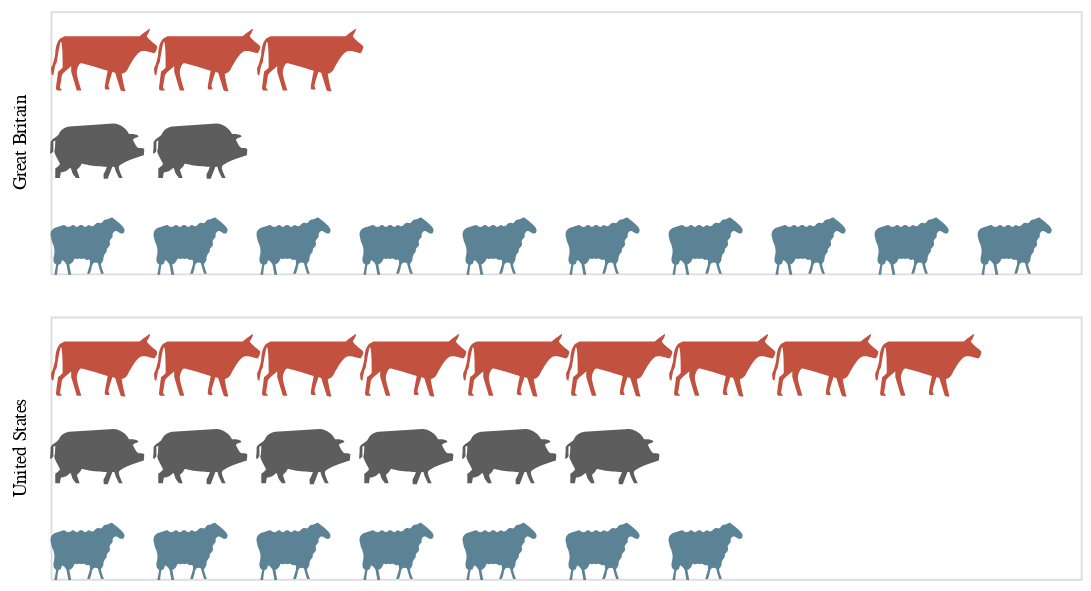

The notebook cell saved with this chart:
### Markdown cell above
## Altair
https://altair-viz.github.io/gallery/isotype.html

### Code cell
import altair as alt
import pandas as pd

source = pd.DataFrame([
      {'country': 'Great Britain', 'animal': 'cattle'},
      {'country': 'Great Britain', 'animal': 'cattle'},
      {'country': 'Great Britain', 'animal': 'cattle'},
      {'country': 'Great Britain', 'animal': 'pigs'},
      {'country': 'Great Britain', 'animal': 'pigs'},
      {'country': 'Great Britain', 'animal': 'sheep'},
      {'country': 'Great Britain', 'animal': 'sheep'},
      {'country': 'Great Britain', 'animal': 'sheep'},
      {'country': 'Great Britain', 'animal': 'sheep'},
      {'country': 'Great Britain', 'animal': 'sheep'},
      {'country': 'Great Britain', 'animal': 'sheep'},
      {'country': 'Great Britain', 'animal': 'sheep'},
      {'country': 'Great Britain', 'animal': 'sheep'},
      {'country': 'Great Britain', 'animal': 'sheep'},
      {'country': 'Great Britain', 'animal': 'sheep'},
      {'country': 'United States', 'animal': 'cattle'},
      {'country': 'United States', 'animal': 'cattle'},
      {'country': 'United States', 'animal': 'cattle'},
      {'country': 'United States', 'animal': 'cattle'},
      {'country': 'United States', 'animal': 'cattle'},
      {'country': 'United States', 'animal': 'cattle'},
      {'country': 'United States', 'animal': 'cattle'},
      {'country': 'United States', 'animal': 'cattle'},
      {'country': 'United States', 'animal': 'cattle'},
      {'country': 'United States', 'animal': 'pigs'},
      {'country': 'United States', 'animal': 'pigs'},
      {'country': 'United States', 'animal': 'pigs'},
      {'country': 'United States', 'animal': 'pigs'},
      {'country': 'United States', 'animal': 'pigs'},
      {'country': 'United States', 'animal': 'pigs'},
      {'country': 'United States', 'animal': 'sheep'},
      {'country': 'United States', 'animal': 'sheep'},
      {'country': 'United States', 'animal': 'sheep'},
      {'country': 'United States', 'animal': 'sheep'},
      {'country': 'United States', 'animal': 'sheep'},
      {'country': 'United States', 'animal': 'sheep'},
      {'country': 'United States', 'animal': 'sheep'}
    ])

domains = ['person', 'cattle', 'pigs', 'sheep']

shape_scale = alt.Scale(
    domain=domains,
    range=[
        'M1.7 -1.7h-0.8c0.3 -0.2 0.6 -0.5 0.6 -0.9c0 -0.6 -0.4 -1 -1 -1c-0.6 0 -1 0.4 -1 1c0 0.4 0.2 0.7 0.6 0.9h-0.8c-0.4 0 -0.7 0.3 -0.7 0.6v1.9c0 0.3 0.3 0.6 0.6 0.6h0.2c0 0 0 0.1 0 0.1v1.9c0 0.3 0.2 0.6 0.3 0.6h1.3c0.2 0 0.3 -0.3 0.3 -0.6v-1.8c0 0 0 -0.1 0 -0.1h0.2c0.3 0 0.6 -0.3 0.6 -0.6v-2c0.2 -0.3 -0.1 -0.6 -0.4 -0.6z',
        'M4 -2c0 0 0.9 -0.7 1.1 -0.8c0.1 -0.1 -0.1 0.5 -0.3 0.7c-0.2 0.2 1.1 1.1 1.1 1.2c0 0.2 -0.2 0.8 -0.4 0.7c-0.1 0 -0.8 -0.3 -1.3 -0.2c-0.5 0.1 -1.3 1.6 -1.5 2c-0.3 0.4 -0.6 0.4 -0.6 0.4c0 0.1 0.3 1.7 0.4 1.8c0.1 0.1 -0.4 0.1 -0.5 0c0 0 -0.6 -1.9 -0.6 -1.9c-0.1 0 -0.3 -0.1 -0.3 -0.1c0 0.1 -0.5 1.4 -0.4 1.6c0.1 0.2 0.1 0.3 0.1 0.3c0 0 -0.4 0 -0.4 0c0 0 -0.2 -0.1 -0.1 -0.3c0 -0.2 0.3 -1.7 0.3 -1.7c0 0 -2.8 -0.9 -2.9 -0.8c-0.2 0.1 -0.4 0.6 -0.4 1c0 0.4 0.5 1.9 0.5 1.9l-0.5 0l-0.6 -2l0 -0.6c0 0 -1 0.8 -1 1c0 0.2 -0.2 1.3 -0.2 1.3c0 0 0.3 0.3 0.2 0.3c0 0 -0.5 0 -0.5 0c0 0 -0.2 -0.2 -0.1 -0.4c0 -0.1 0.2 -1.6 0.2 -1.6c0 0 0.5 -0.4 0.5 -0.5c0 -0.1 0 -2.7 -0.2 -2.7c-0.1 0 -0.4 2 -0.4 2c0 0 0 0.2 -0.2 0.5c-0.1 0.4 -0.2 1.1 -0.2 1.1c0 0 -0.2 -0.1 -0.2 -0.2c0 -0.1 -0.1 -0.7 0 -0.7c0.1 -0.1 0.3 -0.8 0.4 -1.4c0 -0.6 0.2 -1.3 0.4 -1.5c0.1 -0.2 0.6 -0.4 0.6 -0.4z',
        'M1.2 -2c0 0 0.7 0 1.2 0.5c0.5 0.5 0.4 0.6 0.5 0.6c0.1 0 0.7 0 0.8 0.1c0.1 0 0.2 0.2 0.2 0.2c0 0 -0.6 0.2 -0.6 0.3c0 0.1 0.4 0.9 0.6 0.9c0.1 0 0.6 0 0.6 0.1c0 0.1 0 0.7 -0.1 0.7c-0.1 0 -1.2 0.4 -1.5 0.5c-0.3 0.1 -1.1 0.5 -1.1 0.7c-0.1 0.2 0.4 1.2 0.4 1.2l-0.4 0c0 0 -0.4 -0.8 -0.4 -0.9c0 -0.1 -0.1 -0.3 -0.1 -0.3l-0.2 0l-0.5 1.3l-0.4 0c0 0 -0.1 -0.4 0 -0.6c0.1 -0.1 0.3 -0.6 0.3 -0.7c0 0 -0.8 0 -1.5 -0.1c-0.7 -0.1 -1.2 -0.3 -1.2 -0.2c0 0.1 -0.4 0.6 -0.5 0.6c0 0 0.3 0.9 0.3 0.9l-0.4 0c0 0 -0.4 -0.5 -0.4 -0.6c0 -0.1 -0.2 -0.6 -0.2 -0.5c0 0 -0.4 0.4 -0.6 0.4c-0.2 0.1 -0.4 0.1 -0.4 0.1c0 0 -0.1 0.6 -0.1 0.6l-0.5 0l0 -1c0 0 0.5 -0.4 0.5 -0.5c0 -0.1 -0.7 -1.2 -0.6 -1.4c0.1 -0.1 0.1 -1.1 0.1 -1.1c0 0 -0.2 0.1 -0.2 0.1c0 0 0 0.9 0 1c0 0.1 -0.2 0.3 -0.3 0.3c-0.1 0 0 -0.5 0 -0.9c0 -0.4 0 -0.4 0.2 -0.6c0.2 -0.2 0.6 -0.3 0.8 -0.8c0.3 -0.5 1 -0.6 1 -0.6z',
        'M-4.1 -0.5c0.2 0 0.2 0.2 0.5 0.2c0.3 0 0.3 -0.2 0.5 -0.2c0.2 0 0.2 0.2 0.4 0.2c0.2 0 0.2 -0.2 0.5 -0.2c0.2 0 0.2 0.2 0.4 0.2c0.2 0 0.2 -0.2 0.4 -0.2c0.1 0 0.2 0.2 0.4 0.1c0.2 0 0.2 -0.2 0.4 -0.3c0.1 0 0.1 -0.1 0.4 0c0.3 0 0.3 -0.4 0.6 -0.4c0.3 0 0.6 -0.3 0.7 -0.2c0.1 0.1 1.4 1 1.3 1.4c-0.1 0.4 -0.3 0.3 -0.4 0.3c-0.1 0 -0.5 -0.4 -0.7 -0.2c-0.3 0.2 -0.1 0.4 -0.2 0.6c-0.1 0.1 -0.2 0.2 -0.3 0.4c0 0.2 0.1 0.3 0 0.5c-0.1 0.2 -0.3 0.2 -0.3 0.5c0 0.3 -0.2 0.3 -0.3 0.6c-0.1 0.2 0 0.3 -0.1 0.5c-0.1 0.2 -0.1 0.2 -0.2 0.3c-0.1 0.1 0.3 1.1 0.3 1.1l-0.3 0c0 0 -0.3 -0.9 -0.3 -1c0 -0.1 -0.1 -0.2 -0.3 -0.2c-0.2 0 -0.3 0.1 -0.4 0.4c0 0.3 -0.2 0.8 -0.2 0.8l-0.3 0l0.3 -1c0 0 0.1 -0.6 -0.2 -0.5c-0.3 0.1 -0.2 -0.1 -0.4 -0.1c-0.2 -0.1 -0.3 0.1 -0.4 0c-0.2 -0.1 -0.3 0.1 -0.5 0c-0.2 -0.1 -0.1 0 -0.3 0.3c-0.2 0.3 -0.4 0.3 -0.4 0.3l0.2 1.1l-0.3 0l-0.2 -1.1c0 0 -0.4 -0.6 -0.5 -0.4c-0.1 0.3 -0.1 0.4 -0.3 0.4c-0.1 -0.1 -0.2 1.1 -0.2 1.1l-0.3 0l0.2 -1.1c0 0 -0.3 -0.1 -0.3 -0.5c0 -0.3 0.1 -0.5 0.1 -0.7c0.1 -0.2 -0.1 -1 -0.2 -1.1c-0.1 -0.2 -0.2 -0.8 -0.2 -0.8c0 0 -0.1 -0.5 0.4 -0.8z'
    ]
)

color_scale = alt.Scale(
    domain=domains,
    range=['rgb(162,160,152)', 'rgb(194,81,64)', 'rgb(93,93,93)', 'rgb(91,131,149)']
)

alt.Chart(source).mark_point(filled=True, opacity=1, size=100).encode(
    alt.X('x:O', axis=None),
    alt.Y('animal:O', axis=None),
    alt.Row('country:N', header=alt.Header(title='')),
    alt.Shape('animal:N', legend=None, scale=shape_scale),
    alt.Color('animal:N', legend=None, scale=color_scale),
).transform_window(
    x='rank()',
    groupby=['country', 'animal']
).properties(width=550, height=140)

### Figure 1 — Vega-Lite specification as saved in the notebook (floating-point values rounded to 4 significant figures)
{"$schema": "https://vega.github.io/schema/vega-lite/v3.4.0.json", "config": {"mark": {"tooltip": null}, "view": {"height": 300, "width": 400}}, "data": {"name": "data-006229bd86d4a5200814600dc915ef80"}, "datasets": {"data-006229bd86d4a5200814600dc915ef80": [{"animal": "cattle", "country": "Great Britain"}, {"animal": "cattle", "country": "Great Britain"}, {"animal": "cattle", "country": "Great Britain"}, {"animal": "pigs", "country": "Great Britain"}, {"animal": "pigs", "country": "Great Britain"}, {"animal": "sheep", "country": "Great Britain"}, {"animal": "sheep", "country": "Great Britain"}, {"animal": "sheep", "country": "Great Britain"}, {"animal": "sheep", "country": "Great Britain"}, {"animal": "sheep", "country": "Great Britain"}, {"animal": "sheep", "country": "Great Britain"}, {"animal": "sheep", "country": "Great Britain"}, {"animal": "sheep", "country": "Great Britain"}, {"animal": "sheep", "country": "Great Britain"}, {"animal": "sheep", "country": "Great Britain"}, {"animal": "cattle", "country": "United States"}, {"animal": "cattle", "country": "United States"}, {"animal": "cattle", "country": "United States"}, {"animal": "cattle", "country": "United States"}, {"animal": "cattle", "country": "United States"}, {"animal": "cattle", "country": "United States"}, {"animal": "cattle", "country": "United States"}, {"animal": "cattle", "country": "United States"}, {"animal": "cattle", "country": "United States"}, {"animal": "pigs", "country": "United States"}, {"animal": "pigs", "country": "United States"}, {"animal": "pigs", "country": "United States"}, {"animal": "pigs", "country": "United States"}, {"animal": "pigs", "country": "United States"}, {"animal": "pigs", "country": "United States"}, {"animal": "sheep", "country": "United States"}, {"animal": "sheep", "country": "United States"}, {"animal": "sheep", "country": "United States"}, {"animal": "sheep", "country": "United States"}, {"animal": "sheep", "country": "United States"}, {"animal": "sheep", "country": "United States"}, {"animal": "sheep", "country": "United States"}]}, "encoding": {"color": {"field": "animal", "legend": null, "scale": {"domain": ["person", "cattle", "pigs", "sheep"], "range": ["rgb(162,160,152)", "rgb(194,81,64)", "rgb(93,93,93)", "rgb(91,131,149)"]}, "type": "nominal"}, "row": {"field": "country", "header": {"title": ""}, "type": "nominal"}, "shape": {"field": "animal", "legend": null, "scale": {"domain": ["person", "cattle", "pigs", "sheep"], "range": ["M1.7 -1.7h-0.8c0.3 -0.2 0.6 -0.5 0.6 -0.9c0 -0.6 -0.4 -1 -1 -1c-0.6 0 -1 0.4 -1 1c0 0.4 0.2 0.7 0.6 0.9h-0.8c-0.4 0 -0.7 0.3 -0.7 0.6v1.9c0 0.3 0.3 0.6 0.6 0.6h0.2c0 0 0 0.1 0 0.1v1.9c0 0.3 0.2 0.6 0.3 0.6h1.3c0.2 0 0.3 -0.3 0.3 -0.6v-1.8c0 0 0 -0.1 0 -0.1h0.2c0.3 0 0.6 -0.3 0.6 -0.6v-2c0.2 -0.3 -0.1 -0.6 -0.4 -0.6z", "M4 -2c0 0 0.9 -0.7 1.1 -0.8c0.1 -0.1 -0.1 0.5 -0.3 0.7c-0.2 0.2 1.1 1.1 1.1 1.2c0 0.2 -0.2 0.8 -0.4 0.7c-0.1 0 -0.8 -0.3 -1.3 -0.2c-0.5 0.1 -1.3 1.6 -1.5 2c-0.3 0.4 -0.6 0.4 -0.6 0.4c0 0.1 0.3 1.7 0.4 1.8c0.1 0.1 -0.4 0.1 -0.5 0c0 0 -0.6 -1.9 -0.6 -1.9c-0.1 0 -0.3 -0.1 -0.3 -0.1c0 0.1 -0.5 1.4 -0.4 1.6c0.1 0.2 0.1 0.3 0.1 0.3c0 0 -0.4 0 -0.4 0c0 0 -0.2 -0.1 -0.1 -0.3c0 -0.2 0.3 -1.7 0.3 -1.7c0 0 -2.8 -0.9 -2.9 -0.8c-0.2 0.1 -0.4 0.6 -0.4 1c0 0.4 0.5 1.9 0.5 1.9l-0.5 0l-0.6 -2l0 -0.6c0 0 -1 0.8 -1 1c0 0.2 -0.2 1.3 -0.2 1.3c0 0 0.3 0.3 0.2 0.3c0 0 -0.5 0 -0.5 0c0 0 -0.2 -0.2 -0.1 -0.4c0 -0.1 0.2 -1.6 0.2 -1.6c0 0 0.5 -0.4 0.5 -0.5c0 -0.1 0 -2.7 -0.2 -2.7c-0.1 0 -0.4 2 -0.4 2c0 0 0 0.2 -0.2 0.5c-0.1 0.4 -0.2 1.1 -0.2 1.1c0 0 -0.2 -0.1 -0.2 -0.2c0 -0.1 -0.1 -0.7 0 -0.7c0.1 -0.1 0.3 -0.8 0.4 -1.4c0 -0.6 0.2 -1.3 0.4 -1.5c0.1 -0.2 0.6 -0.4 0.6 -0.4z", "M1.2 -2c0 0 0.7 0 1.2 0.5c0.5 0.5 0.4 0.6 0.5 0.6c0.1 0 0.7 0 0.8 0.1c0.1 0 0.2 0.2 0.2 0.2c0 0 -0.6 0.2 -0.6 0.3c0 0.1 0.4 0.9 0.6 0.9c0.1 0 0.6 0 0.6 0.1c0 0.1 0 0.7 -0.1 0.7c-0.1 0 -1.2 0.4 -1.5 0.5c-0.3 0.1 -1.1 0.5 -1.1 0.7c-0.1 0.2 0.4 1.2 0.4 1.2l-0.4 0c0 0 -0.4 -0.8 -0.4 -0.9c0 -0.1 -0.1 -0.3 -0.1 -0.3l-0.2 0l-0.5 1.3l-0.4 0c0 0 -0.1 -0.4 0 -0.6c0.1 -0.1 0.3 -0.6 0.3 -0.7c0 0 -0.8 0 -1.5 -0.1c-0.7 -0.1 -1.2 -0.3 -1.2 -0.2c0 0.1 -0.4 0.6 -0.5 0.6c0 0 0.3 0.9 0.3 0.9l-0.4 0c0 0 -0.4 -0.5 -0.4 -0.6c0 -0.1 -0.2 -0.6 -0.2 -0.5c0 0 -0.4 0.4 -0.6 0.4c-0.2 0.1 -0.4 0.1 -0.4 0.1c0 0 -0.1 0.6 -0.1 0.6l-0.5 0l0 -1c0 0 0.5 -0.4 0.5 -0.5c0 -0.1 -0.7 -1.2 -0.6 -1.4c0.1 -0.1 0.1 -1.1 0.1 -1.1c0 0 -0.2 0.1 -0.2 0.1c0 0 0 0.9 0 1c0 0.1 -0.2 0.3 -0.3 0.3c-0.1 0 0 -0.5 0 -0.9c0 -0.4 0 -0.4 0.2 -0.6c0.2 -0.2 0.6 -0.3 0.8 -0.8c0.3 -0.5 1 -0.6 1 -0.6z", "M-4.1 -0.5c0.2 0 0.2 0.2 0.5 0.2c0.3 0 0.3 -0.2 0.5 -0.2c0.2 0 0.2 0.2 0.4 0.2c0.2 0 0.2 -0.2 0.5 -0.2c0.2 0 0.2 0.2 0.4 0.2c0.2 0 0.2 -0.2 0.4 -0.2c0.1 0 0.2 0.2 0.4 0.1c0.2 0 0.2 -0.2 0.4 -0.3c0.1 0 0.1 -0.1 0.4 0c0.3 0 0.3 -0.4 0.6 -0.4c0.3 0 0.6 -0.3 0.7 -0.2c0.1 0.1 1.4 1 1.3 1.4c-0.1 0.4 -0.3 0.3 -0.4 0.3c-0.1 0 -0.5 -0.4 -0.7 -0.2c-0.3 0.2 -0.1 0.4 -0.2 0.6c-0.1 0.1 -0.2 0.2 -0.3 0.4c0 0.2 0.1 0.3 0 0.5c-0.1 0.2 -0.3 0.2 -0.3 0.5c0 0.3 -0.2 0.3 -0.3 0.6c-0.1 0.2 0 0.3 -0.1 0.5c-0.1 0.2 -0.1 0.2 -0.2 0.3c-0.1 0.1 0.3 1.1 0.3 1.1l-0.3 0c0 0 -0.3 -0.9 -0.3 -1c0 -0.1 -0.1 -0.2 -0.3 -0.2c-0.2 0 -0.3 0.1 -0.4 0.4c0 0.3 -0.2 0.8 -0.2 0.8l-0.3 0l0.3 -1c0 0 0.1 -0.6 -0.2 -0.5c-0.3 0.1 -0.2 -0.1 -0.4 -0.1c-0.2 -0.1 -0.3 0.1 -0.4 0c-0.2 -0.1 -0.3 0.1 -0.5 0c-0.2 -0.1 -0.1 0 -0.3 0.3c-0.2 0.3 -0.4 0.3 -0.4 0.3l0.2 1.1l-0.3 0l-0.2 -1.1c0 0 -0.4 -0.6 -0.5 -0.4c-0.1 0.3 -0.1 0.4 -0.3 0.4c-0.1 -0.1 -0.2 1.1 -0.2 1.1l-0.3 0l0.2 -1.1c0 0 -0.3 -0.1 -0.3 -0.5c0 -0.3 0.1 -0.5 0.1 -0.7c0.1 -0.2 -0.1 -1 -0.2 -1.1c-0.1 -0.2 -0.2 -0.8 -0.2 -0.8c0 0 -0.1 -0.5 0.4 -0.8z"]}, "type": "nominal"}, "x": {"axis": null, "field": "x", "type": "ordinal"}, "y": {"axis": null, "field": "animal", "type": "ordinal"}}, "height": 140, "mark": {"filled": true, "opacity": 1, "size": 100, "type": "point"}, "transform": [{"groupby": ["country", "animal"], "window": [{"as": "x", "field": "", "op": "rank"}]}], "width": 550}
